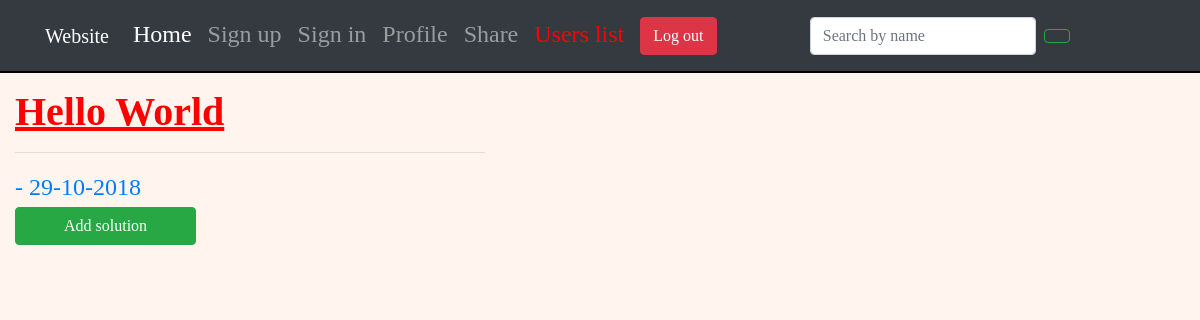
The app's page /share/68/ (signed in), older data.
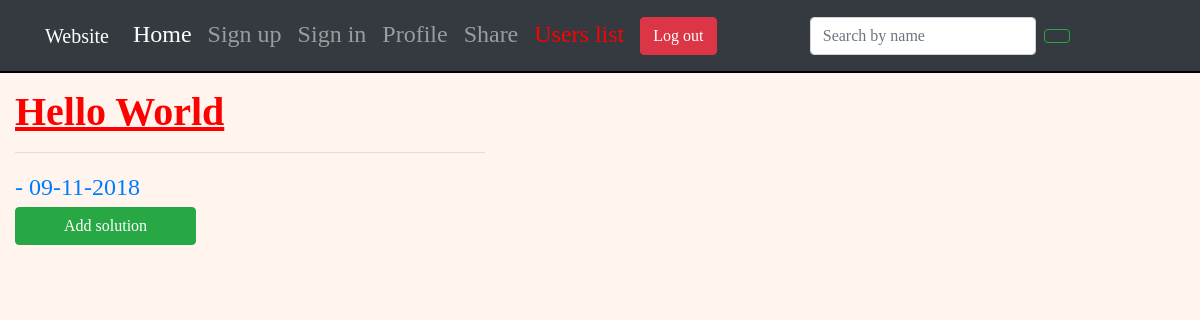
The same page, newer data.
### Share/models.py (models this page shows, shortened)
class PersonalCode(models.Model):
    author = models.CharField(max_length=150, default=" ")
    author_code = models.TextField(default=" ")
    date = models.DateTimeField(auto_now=True)
    code_id = models.ForeignKey(Code, on_delete=models.CASCADE)

### Share/views.py (the view)
# urls.py: re_path(r'^(?P<pk>\d+)/$', views.code_details, name='code_details'),
def code_details(request, pk=None):
    ex = get_object_or_404(Code, pk=pk)
    codes = PersonalCode.objects.filter(code_id=pk).order_by('-date')
    return render(request, 'share/share_details.html', {"codes": codes, 'ex': ex})

### Share/templates/share/share_details.html (shortened to what this page needs)
{% extends "personal/header.html" %}
{% load crispy_forms_tags %}
{% block content %}
{% load staticfiles %}
<div class="share_details_body">
    <div class="container-fluid">
        <div class="row" style="padding-top: 15px">
            <div class="col-md-5 content" style="font-size: 1.5em">
                <div class="source_code_details">
                    <h1 style="color:red; font-family:italic;">{{ex.title}}</h1><hr>
                    {% for code in codes %}
                        <a href="{{ code.id }}"> {{ code.author }} - {{ code.date|date:"d-m-Y" }}</a>
                        <br>
                    {% endfor %}
                    <form method="post" action="{% url 'Share:add_new_solution' ex.pk %}">
                         <button  class="btn btn-success px-5">Add solution</button>
                    </form>
                </div>
            </div>
        </div>
    </div>
</div>
{% endblock %}

Row changes from the older to the newer data that the page shows:
removed PersonalCode: date "29-10-2018"
added PersonalCode: date "09-11-2018"
